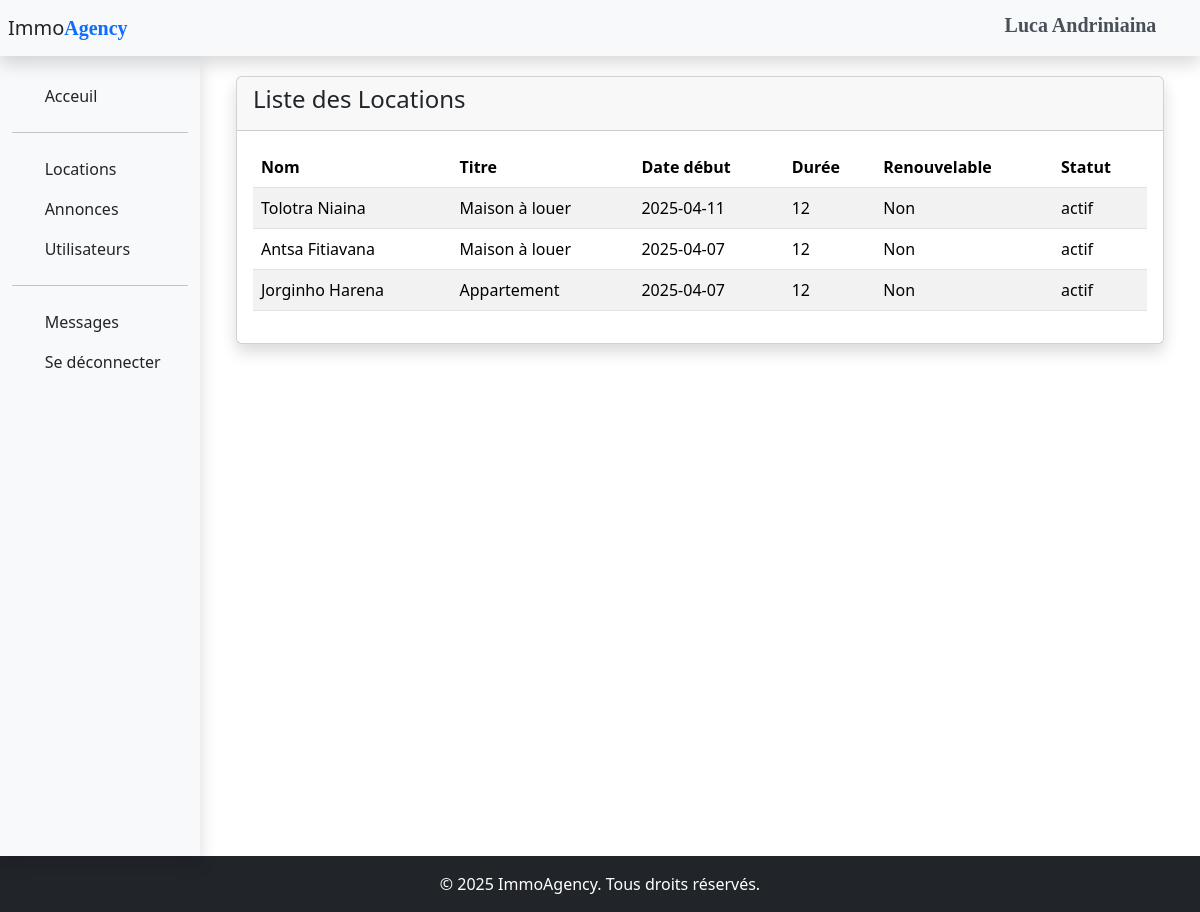
Page /view/location.php (signed in) on the committed database.
### tables this page shows
CREATE TABLE `utilisateurs` (
  `id` int(11) NOT NULL,
  `nom` varchar(100) NOT NULL,
  `email` varchar(100) NOT NULL,
  `mot_de_passe` varchar(255) NOT NULL,
  `role` enum('client','admin') NOT NULL,
  `date_inscription` timestamp NOT NULL DEFAULT current_timestamp()
);

CREATE TABLE `contrats_location` (
  `id` int(11) NOT NULL,
  `utilisateur_id` int(11) NOT NULL,
  `annonce_id` int(11) NOT NULL,
  `date_debut` date NOT NULL,
  `duree_mois` int(11) NOT NULL,
  `renouvelable` tinyint(1) DEFAULT 0,
  `statut` enum('actif','expiré','renouvelé') DEFAULT 'actif',
  `date_creation` timestamp NOT NULL DEFAULT current_timestamp()
);

CREATE TABLE `annonces` (
  `id` int(11) NOT NULL,
  `titre` varchar(255) NOT NULL,
  `description` text NOT NULL,
  `prix` int(11) NOT NULL,
  `type` enum('vente','location') NOT NULL,
  `statut` enum('disponible','indisponible') DEFAULT 'disponible',
  `utilisateur_id` int(11) NOT NULL,
  `date_creation` timestamp NOT NULL DEFAULT current_timestamp(),
  `img` varchar(255) NOT NULL
);

### models/function.php (called while the page is built, shortened)
<?php
function getUser(){
    $stmt = $GLOBALS['db']->prepare("SELECT nom AS user FROM utilisateurs WHERE id = ?");
    $stmt->execute([$_SESSION['user_id']]);
    return $stmt->fetch();
}

### models/location.php (called while the page is built)
<?php
require_once 'connexion.php';
$contrats = $db->query("SELECT c.*, u.nom, a.titre FROM contrats_location c
    JOIN utilisateurs u ON c.utilisateur_id = u.id
    JOIN annonces a ON c.annonce_id = a.id
    ORDER BY c.date_creation DESC")->fetchAll();
?>

### view/location.php (the view)
<?php
require 'header.php';
?>
<div class="container-fluid">
    <div class="row">
        <?php
        require 'navbar.php';
        require '../models/location.php';
        ?>
        <main role="main" class="col-md-10 ml-sm-auto px-4 ">
            <div class="container-fluid p-top">
                <div class="card shadow">
                    <div class="card-header d-flex align-items-center justify-content-between">
                        <h4 class="">Liste des Locations</h4>
                    </div>
                    <div class="card-body" style="max-height: 75vh; overflow : scroll;">
                        <div class="table-responsive">
                            <table class="table table-striped table-hover">
                                <thead>
                                    <th>Nom</th>
                                    <th>Titre</th>
                                    <th>Date début</th>
                                    <th>Durée</th>
                                    <th>Renouvelable</th>
                                    <th>Statut</th>
                                </thead>
                                <tbody>
                                <?php foreach ($contrats as $c): ?>
                                    <tr>
                                        <td><?= $c['nom'] ?></td>
                                        <td><?= $c['titre'] ?></td>
                                        <td><?= $c['date_debut'] ?></td>
                                        <td><?= $c['duree_mois'] ?></td>
                                        <td><?= $c['renouvelable'] ? 'Oui' : 'Non' ?></td>
                                        <td><?= $c['statut'] ?></td>
                                    </tr>
                                <?php endforeach; ?>
                                </tbody>
                            </table>
                        </div>
                    </div>
                </div>
            </div>
        </main>
    </div>
</div>
<?php
require "footer.php";
?>

### view/header.php (shortened to what this page needs)
<!DOCTYPE html>
<html lang="fr">
<head>
    <link rel="stylesheet" href="../publics/bootstrap-5.3.3-dist/bootstrap-5.3.3-dist/css/bootstrap.min.css">
    <link rel="stylesheet" href="../publics/FontAwesome/css/all.css">
    <link rel="stylesheet" href="../publics/css/style.css">
</head>
<body>
    <nav class="navbar navbar-dark bg-light shadow p-2 align-items-center">
        <a class="navbar-brand text-dark" href="dashboard.php">Immo<span class="text-primary bold typo-bold">Agency</span></a>
        <div class="bg-admin d-flex align-items-center">
            <div class="container-fluid d-flex ">
                <li class="nav-item bg-light b-radius dropdown no-arrow align-items-center">
                    <a class="nav-link d-flex align-items-center justify-content-between typo-medium" href="#" id="userDropdown" role="button" data-toggle="dropdown" aria-haspopup="true" aria-expanded="false">
                        <h5 class="text-dark-emphasis" style="font-weight: bold;">
                        <?php
                            require '../models/function.php';
                        ?>
                        <?= getUser()['user']?>
                            <i class="fa fa-user-circle text-dark-emphasis" style="font-size: 1.5rem;"></i>
                        </h5>
                    </a>
                </li>
            </div>
        </div>
    </nav>

### view/navbar.php (shortened to what this page needs)
<nav class="col-md-2 d-none p-top d-md-block bg-light shadow sidebar side" style="height: 100vh;">
   <div class="sidebar-sticky">
        <ul class="nav flex-column">
            <li class="nav-item">
                <a class="nav-link active text-dark" href="dashboard.php">
                    <span class="fa fa-home text-dark"></span>
                    Acceuil
                </a>
            </li>
            <hr>
            <li class="nav-item">
                <a class="nav-link active text-dark" href="location.php">
                    <span class="fa fa-user-friends text-dark"></span>
                    Locations
                </a>
            </li>
            <li class="nav-item">
                <a class="nav-link text-dark" href="liste_annonce.php">
                    <span class="fa fa-paperclip text-dark"></span>
                    Annonces
                </a>
            </li>
            <li class="nav-item">
                <a class="nav-link text-dark" href="liste_utilisateur.php">
                    <span class="fa fa-user text-dark"></span>
                    Utilisateurs
                </a>
            </li>
            <hr>
            <li class="nav-item">
                <a class="nav-link  position-relative text-dark" href="message.php">
                    <span class="fa fa-envelope text-dark"></span>
                    Messages
                </a>
            </li>
            <li class="nav-item">
                <a class="nav-link text-dark" data-bs-toggle="modal" data-bs-target="#exampleModal" style="cursor: pointer;">
                    <span class="fa fa-sign-out-alt text-dark"></span>
                    Se déconnecter
                </a>
            </li>
        </ul>
    </div>
</nav>

### view/footer.php (shortened to what this page needs)
<footer class="footer mt-auto py-3 bg-dark text-white text-center">
        <div class="container">
            <span>&copy; 2025 ImmoAgency. Tous droits réservés.</span>
        </div>
    </footer>
</body>
</html>

### publics/css/style.css (style rules this page uses)
* { margin: 0; padding: 0; list-style: none; text-decoration: none; box-sizing: border-box; transition: 0.2s ease; }
.p-top { padding-top: 20px; }
.typo-bold { font-family: "montserrat"; font-weight: bold; }
.typo-medium { font-family: "Lato-bold"; font-weight: bold; font-size: 15px; }

### rows in the picture
utilisateurs: nom "Luca Andriniaina"
contrats_location: utilisateur.nom "Tolotra Niaina", annonce.titre "Maison à louer", date_debut "2025-04-11", duree_mois "12", renouvelable "Non", statut "actif"
contrats_location: utilisateur.nom "Antsa Fitiavana", annonce.titre "Maison à louer", date_debut "2025-04-07", duree_mois "12", renouvelable "Non", statut "actif"
contrats_location: utilisateur.nom "Jorginho Harena", annonce.titre "Appartement", date_debut "2025-04-07", duree_mois "12", renouvelable "Non", statut "actif"
